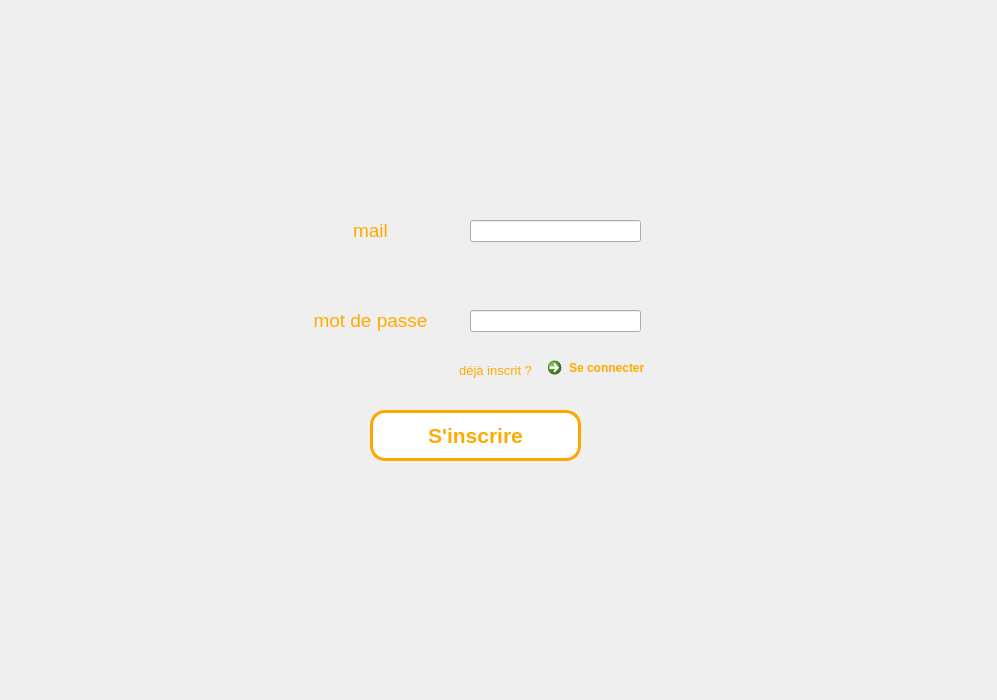
<?xml version="1.0" encoding="UTF-8"?>
<ui version="4.0">
 <class>Form</class>
 <widget class="QWidget" name="Form">
  <property name="geometry">
   <rect>
    <x>0</x>
    <y>0</y>
    <width>997</width>
    <height>700</height>
   </rect>
  </property>
  <property name="windowTitle">
   <string>Form</string>
  </property>
  <widget class="QLineEdit" name="line_mdp">
   <property name="geometry">
    <rect>
     <x>470</x>
     <y>310</y>
     <width>171</width>
     <height>22</height>
    </rect>
   </property>
  </widget>
  <widget class="QLabel" name="label">
   <property name="geometry">
    <rect>
     <x>290</x>
     <y>210</y>
     <width>161</width>
     <height>41</height>
    </rect>
   </property>
   <property name="font">
    <font>
     <pointsize>14</pointsize>
     <weight>50</weight>
     <bold>false</bold>
    </font>
   </property>
   <property name="styleSheet">
    <string notr="true">
color: rgb(255, 170, 0);
</string>
   </property>
   <property name="text">
    <string>mail</string>
   </property>
   <property name="alignment">
    <set>Qt::AlignCenter</set>
   </property>
  </widget>
  <widget class="QLineEdit" name="line_mail">
   <property name="geometry">
    <rect>
     <x>470</x>
     <y>220</y>
     <width>171</width>
     <height>22</height>
    </rect>
   </property>
   <property name="clearButtonEnabled">
    <bool>false</bool>
   </property>
  </widget>
  <widget class="QLabel" name="label_3">
   <property name="geometry">
    <rect>
     <x>390</x>
     <y>350</y>
     <width>211</width>
     <height>41</height>
    </rect>
   </property>
   <property name="font">
    <font>
     <pointsize>10</pointsize>
     <weight>50</weight>
     <bold>false</bold>
    </font>
   </property>
   <property name="styleSheet">
    <string notr="true">color: rgb(255, 170, 0);</string>
   </property>
   <property name="text">
    <string>déjà inscrit ?</string>
   </property>
   <property name="alignment">
    <set>Qt::AlignCenter</set>
   </property>
  </widget>
  <widget class="QLabel" name="label_2">
   <property name="geometry">
    <rect>
     <x>290</x>
     <y>300</y>
     <width>161</width>
     <height>41</height>
    </rect>
   </property>
   <property name="font">
    <font>
     <pointsize>14</pointsize>
     <weight>50</weight>
     <bold>false</bold>
    </font>
   </property>
   <property name="styleSheet">
    <string notr="true">color: rgb(255, 170, 0);</string>
   </property>
   <property name="text">
    <string>mot de passe</string>
   </property>
   <property name="alignment">
    <set>Qt::AlignCenter</set>
   </property>
  </widget>
  <widget class="QPushButton" name="bouton_inscription">
   <property name="geometry">
    <rect>
     <x>370</x>
     <y>410</y>
     <width>211</width>
     <height>51</height>
    </rect>
   </property>
   <property name="palette">
    <palette>
     <active>
      <colorrole role="WindowText">
       <brush brushstyle="SolidPattern">
        <color alpha="255">
         <red>255</red>
         <green>170</green>
         <blue>0</blue>
        </color>
       </brush>
      </colorrole>
      <colorrole role="Button">
       <brush brushstyle="SolidPattern">
        <color alpha="255">
         <red>255</red>
         <green>255</green>
         <blue>255</blue>
        </color>
       </brush>
      </colorrole>
      <colorrole role="Text">
       <brush brushstyle="SolidPattern">
        <color alpha="255">
         <red>255</red>
         <green>170</green>
         <blue>0</blue>
        </color>
       </brush>
      </colorrole>
      <colorrole role="ButtonText">
       <brush brushstyle="SolidPattern">
        <color alpha="255">
         <red>255</red>
         <green>170</green>
         <blue>0</blue>
        </color>
       </brush>
      </colorrole>
      <colorrole role="Base">
       <brush brushstyle="SolidPattern">
        <color alpha="255">
         <red>255</red>
         <green>255</green>
         <blue>255</blue>
        </color>
       </brush>
      </colorrole>
      <colorrole role="Window">
       <brush brushstyle="SolidPattern">
        <color alpha="255">
         <red>255</red>
         <green>255</green>
         <blue>255</blue>
        </color>
       </brush>
      </colorrole>
     </active>
     <inactive>
      <colorrole role="WindowText">
       <brush brushstyle="SolidPattern">
        <color alpha="255">
         <red>255</red>
         <green>170</green>
         <blue>0</blue>
        </color>
       </brush>
      </colorrole>
      <colorrole role="Button">
       <brush brushstyle="SolidPattern">
        <color alpha="255">
         <red>255</red>
         <green>255</green>
         <blue>255</blue>
        </color>
       </brush>
      </colorrole>
      <colorrole role="Text">
       <brush brushstyle="SolidPattern">
        <color alpha="255">
         <red>255</red>
         <green>170</green>
         <blue>0</blue>
        </color>
       </brush>
      </colorrole>
      <colorrole role="ButtonText">
       <brush brushstyle="SolidPattern">
        <color alpha="255">
         <red>255</red>
         <green>170</green>
         <blue>0</blue>
        </color>
       </brush>
      </colorrole>
      <colorrole role="Base">
       <brush brushstyle="SolidPattern">
        <color alpha="255">
         <red>255</red>
         <green>255</green>
         <blue>255</blue>
        </color>
       </brush>
      </colorrole>
      <colorrole role="Window">
       <brush brushstyle="SolidPattern">
        <color alpha="255">
         <red>255</red>
         <green>255</green>
         <blue>255</blue>
        </color>
       </brush>
      </colorrole>
     </inactive>
     <disabled>
      <colorrole role="WindowText">
       <brush brushstyle="SolidPattern">
        <color alpha="255">
         <red>255</red>
         <green>170</green>
         <blue>0</blue>
        </color>
       </brush>
      </colorrole>
      <colorrole role="Button">
       <brush brushstyle="SolidPattern">
        <color alpha="255">
         <red>255</red>
         <green>255</green>
         <blue>255</blue>
        </color>
       </brush>
      </colorrole>
      <colorrole role="Text">
       <brush brushstyle="SolidPattern">
        <color alpha="255">
         <red>255</red>
         <green>170</green>
         <blue>0</blue>
        </color>
       </brush>
      </colorrole>
      <colorrole role="ButtonText">
       <brush brushstyle="SolidPattern">
        <color alpha="255">
         <red>255</red>
         <green>170</green>
         <blue>0</blue>
        </color>
       </brush>
      </colorrole>
      <colorrole role="Base">
       <brush brushstyle="SolidPattern">
        <color alpha="255">
         <red>255</red>
         <green>255</green>
         <blue>255</blue>
        </color>
       </brush>
      </colorrole>
      <colorrole role="Window">
       <brush brushstyle="SolidPattern">
        <color alpha="255">
         <red>255</red>
         <green>255</green>
         <blue>255</blue>
        </color>
       </brush>
      </colorrole>
     </disabled>
    </palette>
   </property>
   <property name="font">
    <font>
     <pointsize>16</pointsize>
     <weight>75</weight>
     <bold>true</bold>
    </font>
   </property>
   <property name="styleSheet">
    <string notr="true">border-color: rgb(255, 170, 0);
border:3px solid orange;

border-color:orange;
border-radius: 15px ;
background-color:white;
color: rgb(255, 170, 0);
border-bort</string>
   </property>
   <property name="text">
    <string>S'inscrire</string>
   </property>
  </widget>
  <widget class="QCommandLinkButton" name="linkbouton_connection">
   <property name="geometry">
    <rect>
     <x>540</x>
     <y>350</y>
     <width>222</width>
     <height>48</height>
    </rect>
   </property>
   <property name="styleSheet">
    <string notr="true">color: rgb(255, 170, 0);</string>
   </property>
   <property name="text">
    <string>Se connecter</string>
   </property>
  </widget>
 </widget>
 <resources/>
 <connections/>
</ui>
